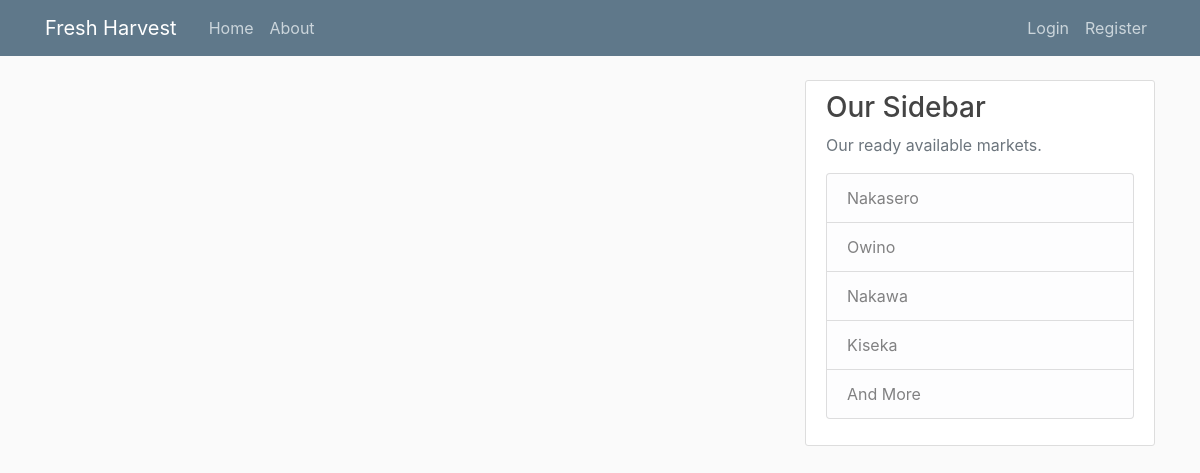
Page /home on the earlier database version.
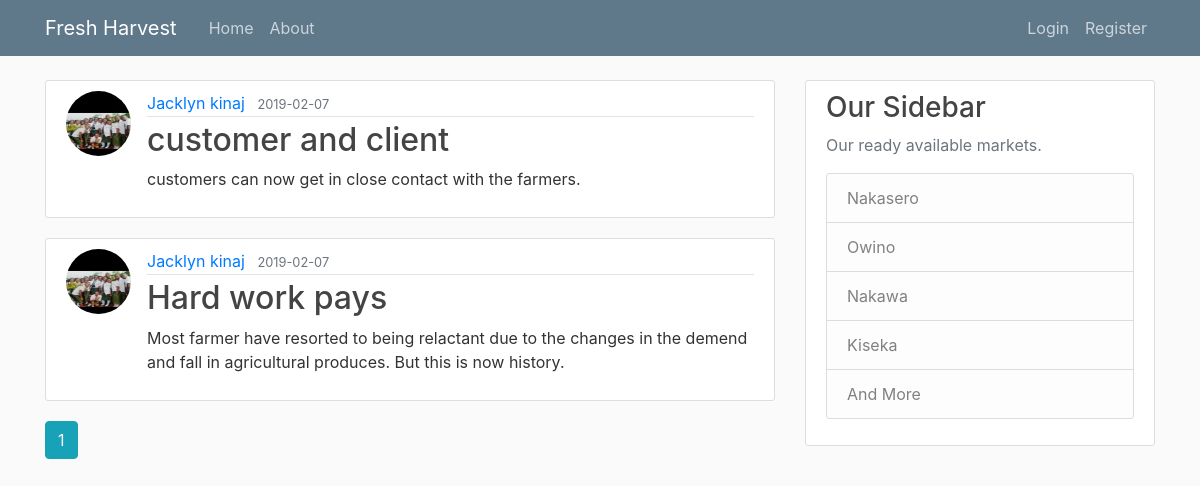
Same page on the later database version.
### flaskblog/models.py (models this page shows, shortened)
class Post(db.Model):
    id = db.Column(db.Integer, primary_key=True)
    title = db.Column(db.String(100), nullable=False)
    date_posted = db.Column(db.DateTime, nullable=False, default=datetime.utcnow)
    content = db.Column(db.Text, nullable=False)
    user_id = db.Column(db.Integer, db.ForeignKey('user.id'), nullable=False)

class User(db.Model, UserMixin):
    id = db.Column(db.Integer, primary_key=True)
    username = db.Column(db.String(20), unique=True, nullable=False)
    email = db.Column(db.String(120), unique=True, nullable=False)
    image_file = db.Column(db.String(20), nullable=False, default='default.jpg')
    password = db.Column(db.String(60), nullable=False)
    posts = db.relationship('Post', backref='author', lazy=True)

### flaskblog/routes.py (the view)
@app.route("/")
@app.route("/home")
def home():
    page = request.args.get('page', 1, type=int)
    posts = Post.query.order_by(Post.date_posted.desc()).paginate(page=page, per_page=5)
    return render_template('home.html', posts=posts)

### flaskblog/templates/home.html
{% extends "layout.html" %}
{% block content %}
    {% for post in posts.items %}
        <article class="media content-section">
          <img class="rounded-circle article-img" src="{{ url_for('static', filename='profile_pics/' + post.author.image_file) }}">
          <div class="media-body">
            <div class="article-metadata">
              <a class="mr-2" href="{{ url_for('user_posts', username=post.author.username) }}">{{ post.author.username }}</a>
              <small class="text-muted">{{ post.date_posted.strftime('%Y-%m-%d') }}</small>
            </div>
            <h2><a class="article-title" href="{{ url_for('post', post_id=post.id) }}">{{ post.title }}</a></h2>
            <p class="article-content">{{ post.content }}</p>
          </div>
        </article>
    {% endfor %}
    {% for page_num in posts.iter_pages(left_edge=1, right_edge=1, left_current=1, right_current=2) %}
      {% if page_num %}
        {% if posts.page == page_num %}
          <a class="btn btn-info mb-4" href="{{ url_for('home', page=page_num) }}">{{ page_num }}</a>
        {% else %}
          <a class="btn btn-outline-info mb-4" href="{{ url_for('home', page=page_num) }}">{{ page_num }}</a>
        {% endif %}
      {% else %}
        ...
      {% endif %}
    {% endfor %}
{% endblock content %}

### flaskblog/templates/layout.html (shortened to what this page needs)
<!DOCTYPE html>
<html>
<head>
    <link rel="stylesheet" href="https://maxcdn.bootstrapcdn.com/bootstrap/4.0.0/css/bootstrap.min.css">
    <link rel="stylesheet" type="text/css" href="{{ url_for('static', filename='main.css') }}">
</head>
<body>
    <header class="site-header">
      <nav class="navbar navbar-expand-md navbar-dark bg-steel fixed-top">
        <div class="container">
          <a class="navbar-brand mr-4" href="/">Fresh Harvest</a>
          <div class="collapse navbar-collapse" id="navbarToggle">
            <div class="navbar-nav mr-auto">
              <a class="nav-item nav-link" href="{{ url_for('home') }}">Home</a>
              <a class="nav-item nav-link" href="{{ url_for('about') }}">About</a>
            </div>
            <div class="navbar-nav">
              {% if current_user.is_authenticated %}
                <a class="nav-item nav-link" href="{{ url_for('new_post') }}">New Post</a>
                <div id="fb-root"></div>
                <script>(function(d, s, id) {
                  var js, fjs = d.getElementsByTagName(s)[0];
                  if (d.getElementById(id)) return;
                  js = d.createElement(s); js.id = id;
                  js.src = 'https://connect.facebook.net/en_US/sdk.js#xfbml=1&version=v3.2';
                  fjs.parentNode.insertBefore(js, fjs);
                }(document, 'script', 'facebook-jssdk'));</script>
                <a class="nav-item nav-link" href="{{ url_for('account') }}">Account</a>
                <a class="nav-item nav-link" href="{{ url_for('logout') }}">Logout</a>
              {% else %}
                <a class="nav-item nav-link" href="{{ url_for('login') }}">Login</a>
                <a class="nav-item nav-link" href="{{ url_for('register') }}">Register</a>
              {% endif %}
            </div>
          </div>
        </div>
      </nav>
    </header>
    <main role="main" class="container">
      <div class="row">
        <div class="col-md-8">
          {% block content %}{% endblock %}
        </div>
        <div class="col-md-4">
          <div class="content-section">
            <h3>Our Sidebar</h3>
            <p class='text-muted'>Our ready available markets.
              <ul class="list-group">
                <li class="list-group-item list-group-item-light">Nakasero</li>
                <li class="list-group-item list-group-item-light">Owino</li>
                <li class="list-group-item list-group-item-light">Nakawa</li>
                <li class="list-group-item list-group-item-light">Kiseka</li>
                <li class="list-group-item list-group-item-light">And More</li>
              </ul>
            </p>
          </div>
        </div>
      </div>
    </main>
</body>
</html>

### flaskblog/static/main.css (style rules this page uses)
body { background: #fafafa; color: #333333; margin-top: 5rem; }
h1, h2, h3, h4, h5, h6 { color: #444444; }
.bg-steel { background-color: #5f788a; }
.site-header .navbar-nav .nav-link { color: #cbd5db; }
.content-section { background: #ffffff; padding: 10px 20px; border: 1px solid #dddddd; border-radius: 3px; margin-bottom: 20px; }
.article-title { color: #444444; }
.article-content { white-space: pre-line; }
.article-img { height: 65px; width: 65px; margin-right: 16px; }
.article-metadata { padding-bottom: 1px; margin-bottom: 4px; border-bottom: 1px solid #e3e3e3 }

Differences in the rows shown:
added Post: image_file (picture), author.username "Jacklyn kinaj", date_posted "2019-02-07", title "customer and client", content "customers can now get in close contact with the farmers."
added Post: image_file (picture), author.username "Jacklyn kinaj", date_posted "2019-02-07", title "Hard work pays", content "Most farmer have resorted to being relactant due to the changes in the demend and fall in agricultural produces. But this is now history."
Other differences:
new list line: "1"
